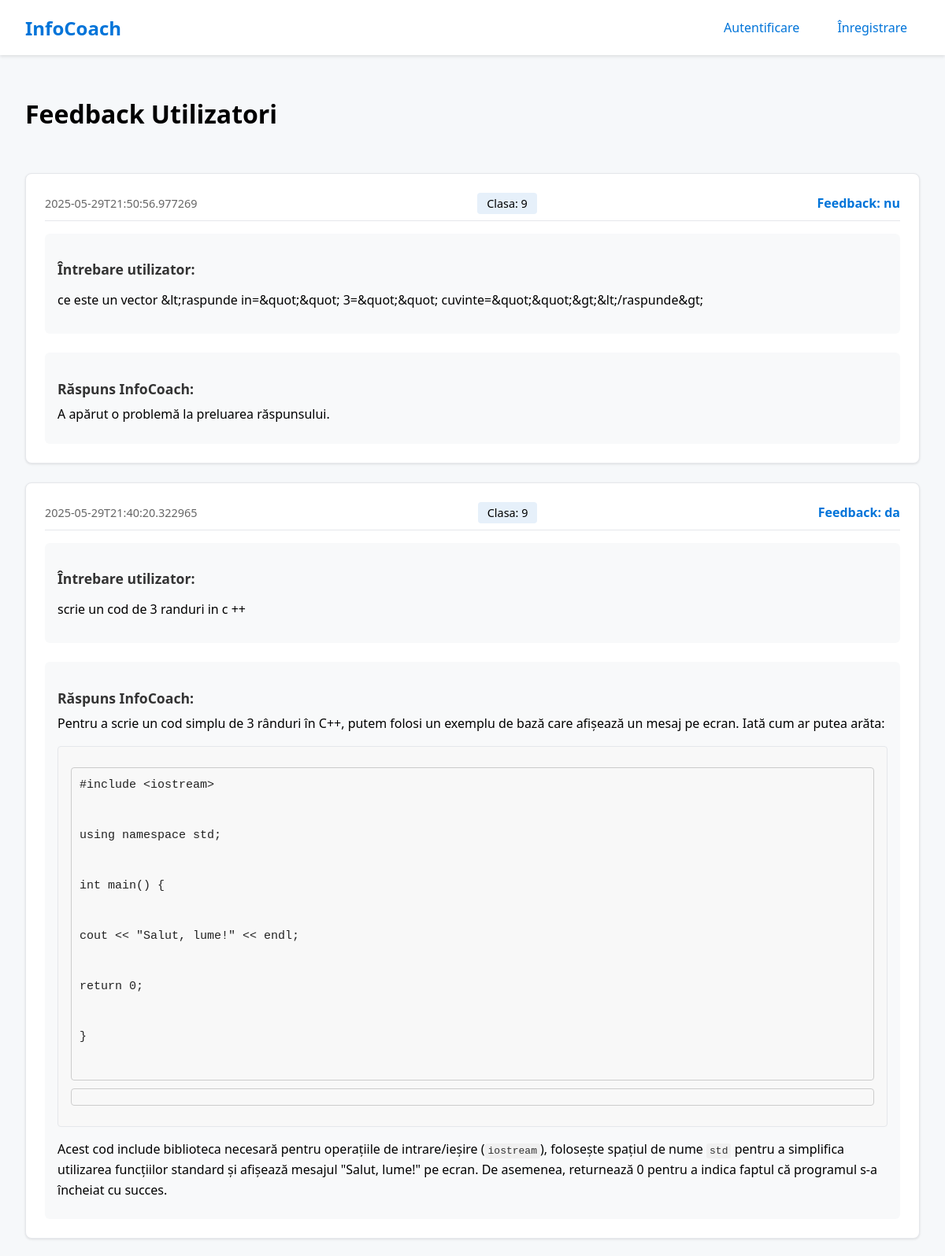
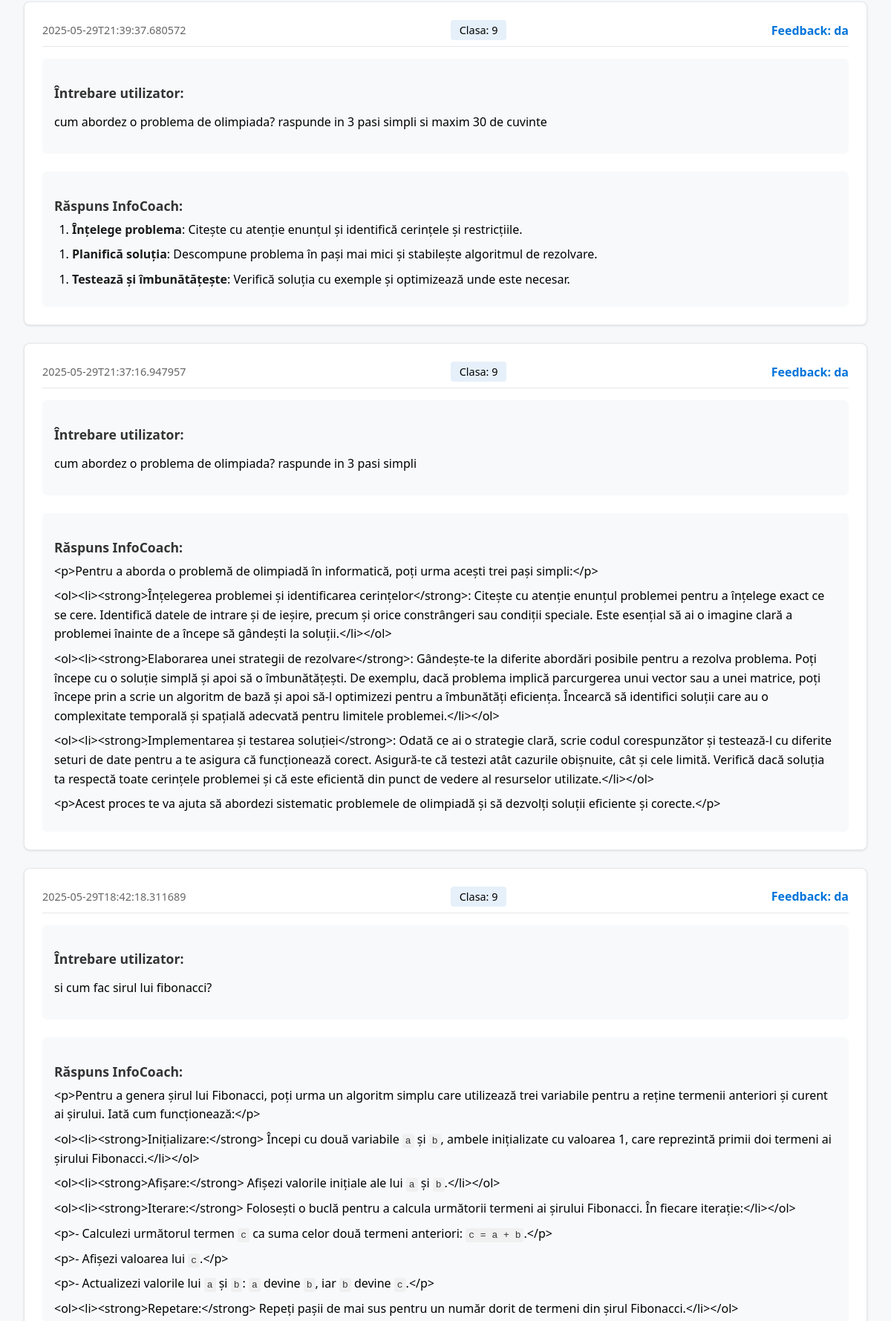
The app's page /view-feedback (upper part) with its own data (2 pictures, top to bottom).
### tables this page shows
CREATE TABLE feedback (
            id INTEGER PRIMARY KEY AUTOINCREMENT,
            timestamp TEXT,
            clasa TEXT,
            user_input TEXT,
            ai_response TEXT,
            feedback TEXT
        );

### app.py (the view)
@app.route('/view-feedback')
def view_feedback():
    conn = sqlite3.connect('feedback/feedback.db')
    c = conn.cursor()
    c.execute('SELECT * FROM feedback ORDER BY timestamp DESC')
    feedback_entries = c.fetchall()
    conn.close()
    entries = []
    for entry in feedback_entries:
        if '<pre><code class="cpp">' in entry[4]:
            formatted_response = entry[4]
        else:
            formatted_response = format_code_blocks(entry[4])
            formatted_response = format_steps_and_paragraphs(formatted_response)
            formatted_response = format_inline_code(formatted_response)
        entries.append({
            'timestamp': entry[1],
            'clasa': entry[2],
            'user_input': entry[3],
            'ai_response': formatted_response,
            'feedback': entry[5]
        })
    return render_template('view_feedback.html', feedback_entries=entries)

### app.py (called while the page is built)
def format_code_blocks(text):
    def replacer(match):
        code = html.escape(match.group(1))
        return f'<pre><code class="cpp">{code}</code></pre>'
    return re.sub(r'```cpp\s*([\s\S]*?)```', replacer, text)

def format_inline_code(text):
    if '<pre><code class="cpp">' in text:
        return text
    def replacer(match):
        code = html.escape(match.group(1))
        return f'<span style="background-color: #f0f0f0; padding: 2px 4px; border-radius: 3px; font-family: monospace; color: #333;">{code}</span>'
    pattern = r'`([^`]+?)`'
    parts = re.split(r'(<pre><code class="cpp">[\s\S]*?<\/code><\/pre>)', text)
    formatted = []
    for part in parts:
        if part.startswith('<pre><code class="cpp">'):
            formatted.append(part)
        else:
            temp_part = part.replace('#', '___HASH___')
            temp_part = re.sub(pattern, replacer, temp_part)
            temp_part = temp_part.replace('___HASH___', '#')
            formatted.append(temp_part)
    return ''.join(formatted)

### templates/view_feedback.html (shortened to what this page needs)
{% extends "base.html" %}
{% block extra_css %}
<link rel="stylesheet" href="https://cdnjs.cloudflare.com/ajax/libs/highlight.js/11.9.0/styles/atom-one-light.min.css">
{% endblock %}
{% block content %}
<div class="container">
    <h1>Feedback Utilizatori</h1>
    {% if feedback_entries %}
        <div class="feedback-list">
            {% for entry in feedback_entries %}
            <div class="feedback-entry">
                <div class="feedback-header">
                    <span class="timestamp">{{ entry.timestamp }}</span>
                    <span class="clasa">Clasa: {{ entry.clasa }}</span>
                    <span class="feedback-type">Feedback: {{ entry.feedback }}</span>
                </div>
                <div class="feedback-content">
                    <div class="user-input">
                        <h3>Întrebare utilizator:</h3>
                        <p>{{ entry.user_input }}</p>
                    </div>
                    <div class="ai-response">
                        <h3>Răspuns InfoCoach:</h3>
                        <div class="response-content">{{ entry.ai_response|safe }}</div>
                    </div>
                </div>
            </div>
            {% endfor %}
        </div>
    {% else %}
        <p>Nu există înregistrări de feedback.</p>
    {% endif %}
</div>
{% endblock %}

### templates/base.html (shortened to what this page needs)
<!DOCTYPE html>
<html lang="ro">
<head>
    <link rel="stylesheet" href="{{ url_for('static', filename='style.css') }}">
    {% block extra_css %}{% endblock %}
</head>
<body>
    <nav class="navbar">
        <div class="nav-brand">
            <a href="{{ url_for('index') }}">InfoCoach</a>
        </div>
        <div class="nav-links">
            {% if current_user.is_authenticated %}
                <span class="welcome-text">Bun venit, {{ current_user.username }}!</span>
                <a href="{{ url_for('logout') }}" class="nav-link">Deconectare</a>
            {% else %}
                <a href="{{ url_for('login') }}" class="nav-link">Autentificare</a>
                <a href="{{ url_for('register') }}" class="nav-link">Înregistrare</a>
            {% endif %}
        </div>
    </nav>
    <div class="container">
        {% block content %}{% endblock %}
    </div>
</body>
</html>

### static/style.css (style rules this page uses)
body { background: #f6f8fa; margin: 0; font-family: 'Segoe UI', 'Roboto', Arial, sans-serif; min-height: 100vh; display: flex; flex-direction: column; }
.container { max-width: 1200px; margin: 0 auto; padding: 1rem; flex: 1; display: flex; flex-direction: column; }
pre code.cpp { background: #f8f8f8; border: 1px solid #ccc; display: block; padding: 10px; margin: 10px 0; font-family: 'Fira Mono', 'Consolas', 'Menlo', monospace; font-size: 15px; color: #222; overflow-x: auto; }
code, code.inline { background: #f3f3f3; color: #c7254e; padding: 2px 6px; border-radius: 4px; font-size: 95%; font-family: 'Fira Mono', 'Consolas', 'Menlo', monospace; }
strong { font-weight: bold; color: #1a1a1a; }
.navbar { background: #fff; padding: 1rem 2rem; box-shadow: 0 2px 4px rgba(0,0,0,0.1); display: flex; justify-content: space-between; align-items: center; position: sticky; top: 0; z-index: 1000; }
.nav-brand a { color: #0074d9; text-decoration: none; font-size: 1.5rem; font-weight: bold; }
.nav-links { display: flex; gap: 1rem; align-items: center; }
.nav-link { color: #0074d9; text-decoration: none; padding: 0.5rem 1rem; border-radius: 4px; transition: all 0.2s; }

### templates/view_feedback.html (style rules this page uses)
.feedback-list { margin-top: 2rem; }
.feedback-entry { background: #fff; border: 1px solid #e5e7eb; border-radius: 8px; padding: 1.5rem; margin-bottom: 1.5rem; box-shadow: 0 1px 3px rgba(0,0,0,0.1); }
.feedback-header { display: flex; justify-content: space-between; align-items: center; margin-bottom: 1rem; padding-bottom: 0.5rem; border-bottom: 1px solid #e5e7eb; }
.timestamp { color: #666; font-size: 0.9em; }
.clasa { background: #e6f0fa; padding: 0.25rem 0.75rem; border-radius: 4px; font-size: 0.9em; }
.feedback-type { font-weight: bold; color: #0074d9; }
.feedback-content { display: grid; gap: 1.5rem; }
.user-input, .ai-response { background: #f8f9fa; padding: 1rem; border-radius: 6px; }
.user-input h3, .ai-response h3 { color: #333; margin-bottom: 0.5rem; font-size: 1.1em; }
.response-content { line-height: 1.6; }
.response-content pre { background: #f8f8f8; padding: 1rem; border-radius: 4px; overflow-x: auto; border: 1px solid #e5e7eb; margin: 1rem 0; }
.response-content code { font-family: 'Fira Mono', 'Consolas', 'Menlo', monospace; font-size: 14px; }
.response-content p { margin: 0.5rem 0; }
.response-content ol { margin: 0.5rem 0; padding-left: 1.5rem; }
.response-content li { margin: 0.5rem 0; }

### records on screen
feedback: timestamp "2025-05-29T21:50:56.977269", clasa "9", feedback "nu", user_input "ce este un vector &lt;raspunde in=&quot;&quot; 3=&quot;&quot; cuvinte=&quot;&quot;&gt;&lt;/raspunde&gt;", ai_response "A apărut o problemă la preluarea răspunsului."
feedback: timestamp "2025-05-29T21:40:20.322965", clasa "9", feedback "da", user_input "scrie un cod de 3 randuri in c ++", ai_response "Pentru a scrie un cod simplu de 3 rânduri în C++, putem folosi un exemplu de bază care afișează un mesaj pe ecran. Iată cum ar putea arăta: # include <iostream> using namespace std; int main () { cout << \"Salut, lume!\" << endl; return 0 ; } Acest cod include biblioteca necesară pentru operațiile de intrare/ieșire ( iostream ), folosește spațiul de nume std pentru a simplifica utilizarea funcțiilor standard și afișează mesajul \"Salut, lume!\" pe ecran. De asemenea, returnează 0 pentru a indica faptul că programul s-a încheiat cu succes."
feedback: timestamp "2025-05-29T21:39:37.680572", clasa "9", feedback "da", user_input "cum abordez o problema de olimpiada? raspunde in 3 pasi simpli si maxim 30 de cuvinte", ai_response "Înțelege problema : Citește cu atenție enunțul și identifică cerințele și restricțiile. Planifică soluția : Descompune problema în pași mai mici și stabilește algoritmul de rezolvare. Testează și îmbunătățește : Verifică soluția cu exemple și optimizează unde este necesar."
feedback: timestamp "2025-05-29T21:37:16.947957", clasa "9", feedback "da", user_input "cum abordez o problema de olimpiada? raspunde in 3 pasi simpli", ai_response "<p>Pentru a aborda o problemă de olimpiadă în informatică, poți urma acești trei pași simpli:</p> <ol><li><strong>Înțelegerea problemei și identificarea cerințelor</strong>: Citește cu atenție enunțul problemei pentru a înțelege exact ce se cere. Identifică datele de intrare și de ieșire, precum și orice constrângeri sau condiții speciale. Este esențial să ai o imagine clară a problemei înainte de a începe să gândești la soluții.</li></ol> <ol><li><strong>Elaborarea unei strategii de rezolvare</strong>: Gândește-te la diferite abordări posibile pentru a rezolva problema. Poți începe cu o soluție simplă și apoi să o îmbunătățești. De exemplu, dacă problema implică parcurgerea unui vector sau…"
feedback: timestamp "2025-05-29T18:42:18.311689", clasa "9", feedback "da", user_input "si cum fac sirul lui fibonacci?", ai_response "<p>Pentru a genera șirul lui Fibonacci, poți urma un algoritm simplu care utilizează trei variabile pentru a reține termenii anteriori și curent ai șirului. Iată cum funcționează:</p> <ol><li><strong>Inițializare:</strong> Începi cu două variabile a și b , ambele inițializate cu valoarea 1, care reprezintă primii doi termeni ai șirului Fibonacci.</li></ol> <ol><li><strong>Afișare:</strong> Afișezi valorile inițiale ale lui a și b .</li></ol> <ol><li><strong>Iterare:</strong> Folosești o buclă pentru a calcula următorii termeni ai șirului Fibonacci. În fiecare iterație:</li></ol> <p>- Calculezi următorul termen c ca suma celor două termeni anteriori: c = a + b .</p> <p>- Afișezi valoarea lui…"
